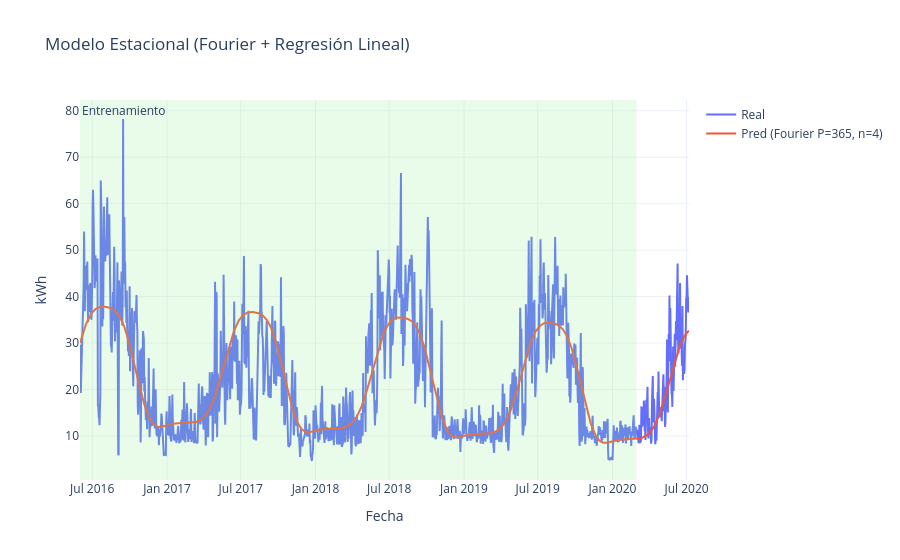
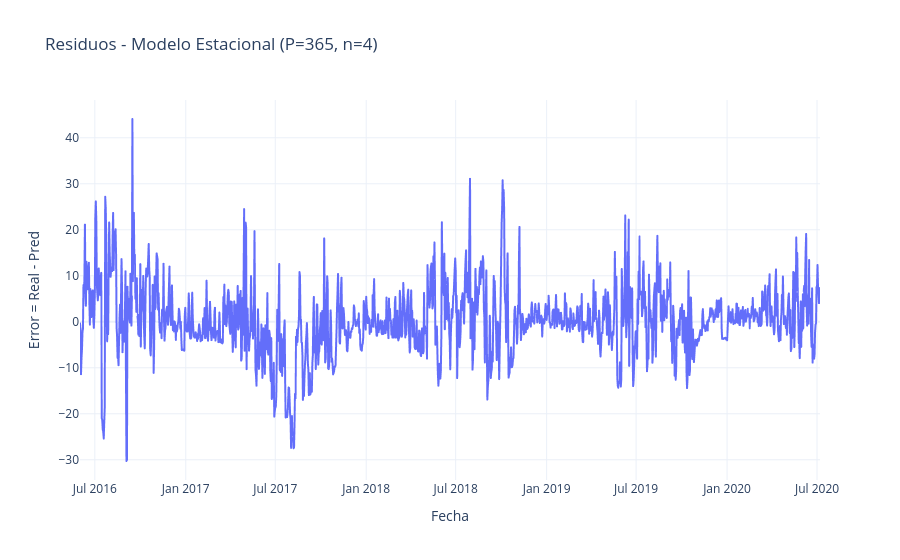

The notebook cell saved with these charts, in order:
### Code cell
# 4) 

 
def make_seasonal_pipeline(P, n):
    return Pipeline(steps=[
        ("fourier", FourierFeatures(n=n, p=P)),
        ("linreg", LinearRegression())
    ])


Pipeline_seasonal = make_seasonal_pipeline(365, 4)


# 5)

Pipeline_seasonal.fit(X_train, y_train)

yhat_train_seas = Pipeline_seasonal.predict(X_train)
yhat_test_seas  = Pipeline_seasonal.predict(X_test)
mae_train_seas  = mean_absolute_error(y_train, yhat_train_seas)
mae_test_seas   = mean_absolute_error(y_test,  yhat_test_seas)
print(f"[Seasonal] MAE train: {mae_train_seas:,.3f} | MAE test: {mae_test_seas:,.3f}")

yhat_full_seas= np.concatenate([yhat_train_seas,yhat_test_seas])

fig_seas = go.Figure()
fig_seas.add_trace(go.Scatter(x=full["date"], y=full["Energy_kWh"], name="Real", mode="lines"))
fig_seas.add_trace(go.Scatter(x=full["date"], y=yhat_full_seas, name=f"Pred (Fourier P=365, n=4)", mode="lines"))
fig_seas.add_vrect(x0=train["date"].min(), x1=train["date"].max(),
                   fillcolor="LightGreen", opacity=0.2, line_width=0,
                   annotation_text="Entrenamiento", annotation_position="top left")
fig_seas.update_layout(title="Modelo Estacional (Fourier + Regresión Lineal)", xaxis_title="Fecha", yaxis_title="kWh",
                       template="plotly_white", hovermode="x unified")
fig_seas.show()


# 6) 

res_full_seas = full["Energy_kWh"].to_numpy() - yhat_full_seas

fig_res_seas = px.line(x=full["date"], y=res_full_seas,
                       labels={"x":"Fecha", "y":"Error = Real - Pred"},
                       title=f"Residuos - Modelo Estacional (P=365, n=4)")
fig_res_seas.update_layout(template="plotly_white", hovermode="x unified")
fig_res_seas.show()

### Figure 1 — Plotly figure (JSON) as saved in the notebook; plotly's stock layout.template omitted (floating-point values rounded to 4 significant figures; data arrays with more than 128 entries replaced by an {"elided": "..."} marker saying what was removed)
{"data": [{"mode": "lines", "name": "Real", "type": "scatter", "x": {"elided": "1498 str values"}, "y": {"elided": "1498 float values"}}, {"mode": "lines", "name": "Pred (Fourier P=365, n=4)", "type": "scatter", "x": {"elided": "1498 str values"}, "y": {"elided": "1498 float values"}}], "layout": {"annotations": [{"showarrow": false, "text": "Entrenamiento", "x": "2016-06-01T00:00:00", "xanchor": "left", "xref": "x", "y": 1, "yanchor": "top", "yref": "y domain"}], "hovermode": "x unified", "shapes": [{"fillcolor": "LightGreen", "line": {"width": 0}, "opacity": 0.2, "type": "rect", "x0": "2016-06-01T00:00:00", "x1": "2020-02-29T00:00:00", "xref": "x", "y0": 0, "y1": 1, "yref": "y domain"}], "title": {"text": "Modelo Estacional (Fourier + Regresión Lineal)"}, "xaxis": {"title": {"text": "Fecha"}}, "yaxis": {"title": {"text": "kWh"}}}}

### Figure 2 — Plotly figure (JSON) as saved in the notebook; plotly's stock layout.template omitted (floating-point values rounded to 4 significant figures; data arrays with more than 128 entries replaced by an {"elided": "..."} marker saying what was removed)
{"data": [{"hovertemplate": "Fecha=%{x}<br>Error = Real - Pred=%{y}<extra></extra>", "legendgroup": "", "line": {"color": "#636efa", "dash": "solid"}, "marker": {"symbol": "circle"}, "mode": "lines", "name": "", "showlegend": false, "type": "scattergl", "x": {"elided": "1498 str values"}, "xaxis": "x", "y": {"elided": "1498 float values"}, "yaxis": "y"}], "layout": {"hovermode": "x unified", "legend": {"tracegroupgap": 0}, "title": {"text": "Residuos - Modelo Estacional (P=365, n=4)"}, "xaxis": {"anchor": "y", "domain": [0, 1], "title": {"text": "Fecha"}}, "yaxis": {"anchor": "x", "domain": [0, 1], "title": {"text": "Error = Real - Pred"}}}}
